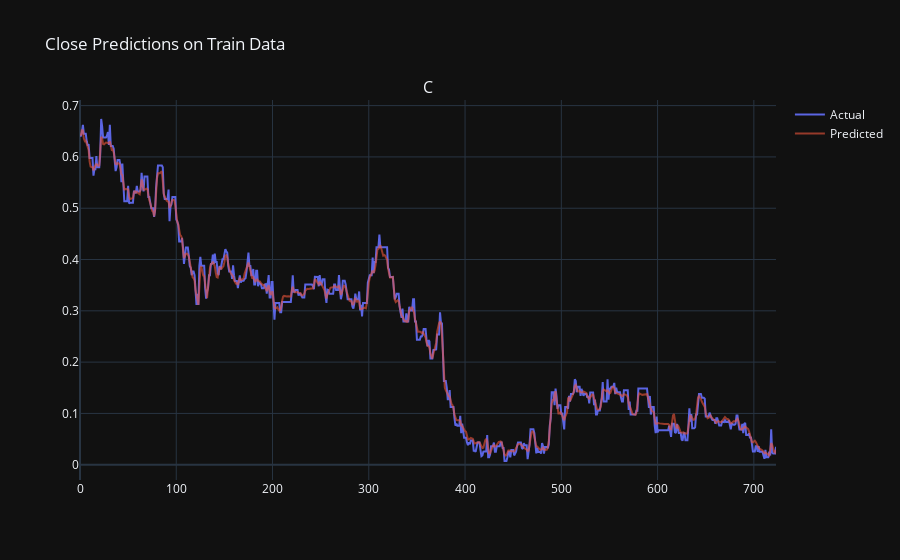

The notebook cell saved with this chart:
### Code cell
fig = make_subplots(rows=1, cols=1, subplot_titles=('Close Predictions'))

train_close_pred = train_predictions[:, 0]
train_close_actual = train_labels[:, 0]

fig.add_trace(go.Scatter(x=np.arange(len(train_close_actual)), y=train_close_actual, mode='lines', name='Actual', opacity=0.9))
fig.add_trace(go.Scatter(x=np.arange(len(train_close_pred)), y=train_close_pred, mode='lines', name='Predicted', opacity=0.6))

fig.update_layout(title='Close Predictions on Train Data', template='plotly_dark')
fig.show()

### Figure 1 — Plotly figure (JSON) as saved in the notebook; plotly's stock layout.template omitted (floating-point values rounded to 4 significant figures; data arrays with more than 128 entries replaced by an {"elided": "..."} marker saying what was removed)
{"data": [{"mode": "lines", "name": "Actual", "opacity": 0.9, "x": {"elided": "724 int values"}, "y": {"elided": "724 float values"}, "type": "scatter"}, {"mode": "lines", "name": "Predicted", "opacity": 0.6, "x": {"elided": "724 int values"}, "y": {"elided": "724 float values"}, "type": "scatter"}], "layout": {"xaxis": {"anchor": "y", "domain": [0, 1]}, "yaxis": {"anchor": "x", "domain": [0, 1]}, "annotations": [{"font": {"size": 16}, "showarrow": false, "text": "C", "x": 0.5, "xanchor": "center", "xref": "paper", "y": 1, "yanchor": "bottom", "yref": "paper"}], "title": {"text": "Close Predictions on Train Data"}}}
